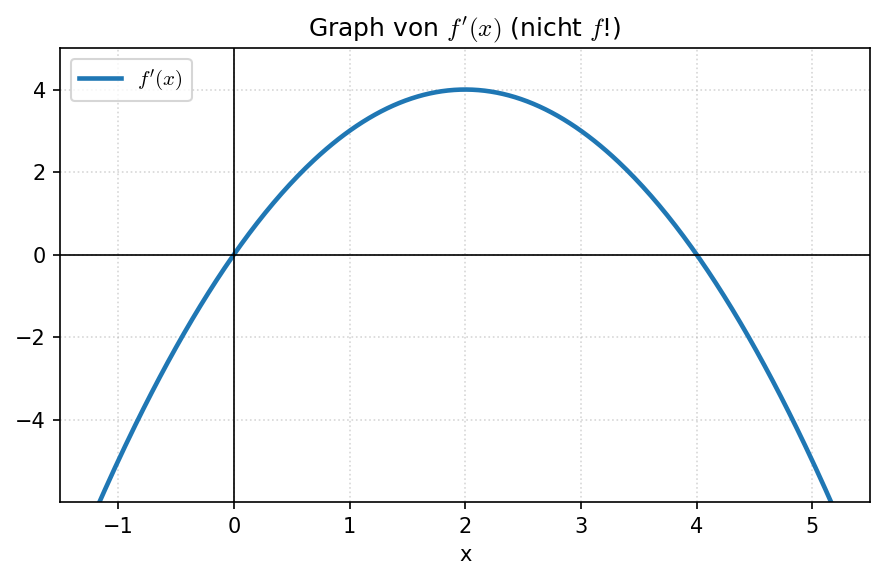

This chart was generated by the following Python code:
"""Erzeugt die Grafik f'(x) für Aufgabe B3 des Diagnosetests."""
from pathlib import Path

import matplotlib.pyplot as plt
import numpy as np

plt.rcParams['mathtext.fontset'] = 'cm'

fig, ax = plt.subplots(figsize=(6, 4))

x = np.linspace(-1.5, 5.5, 400)
y = 4 * x - x**2  # f'(x) = 4x - x^2 = -x(x-4)

ax.plot(x, y, linewidth=2.2, color='#1f77b4', label=r"$f'(x)$")
ax.axhline(0, color='black', linewidth=0.8)
ax.axvline(0, color='black', linewidth=0.8)

ax.set_xticks([-1, 0, 1, 2, 3, 4, 5])
ax.set_yticks([-4, -2, 0, 2, 4])
ax.set_xlim(-1.5, 5.5)
ax.set_ylim(-6, 5)
ax.grid(True, linestyle=':', alpha=0.5)
ax.set_xlabel('x')
ax.legend(loc='upper left')
ax.set_title(r"Graph von $f'(x)$ (nicht $f$!)")

plt.tight_layout()
output_path = Path(__file__).with_name("b3_graph.png")
plt.savefig(output_path, dpi=150, bbox_inches='tight')
print(f"saved {output_path}")
